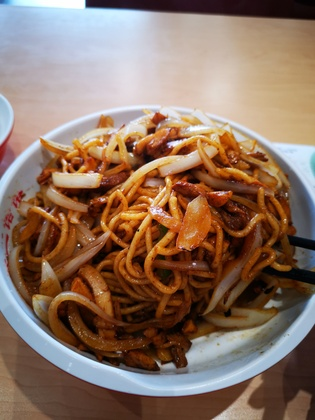
%> input picture data/IMG_20230909_131745.jpg, 315 x 420 px, shrunk from 2736 x 3648 before the run; its folder holds only this picture in this run
$ octave Demo_JPEGcodec.m   (GNU Octave 9; MATLAB toolbox functions it lacks are replaced by stand-ins)
%> lines starting %> are read from the running program, lines starting %| are printed output that depends on the picture
### tools/func_rgb2yuv.m
function out = func_rgb2yuv( im_in)
    % rgb转yuv
    % BT.601-4标准
    im = double(im_in);
    out(:,:,1) =  0.299*im(:,:,1) + 0.587*im(:,:,2) + 0.114*im(:,:,3);
    out(:,:,2) = -0.169*im(:,:,1) - 0.331*im(:,:,2) + 0.5  *im(:,:,3) +128; % +128转到0-255
    out(:,:,3) =  0.5  *im(:,:,1) - 0.419*im(:,:,2) - 0.081*im(:,:,3) +128;
    %out = uint8(out);
end

### method/func_image_compress_JEPG.m
function im_idct = func_image_compress_JEPG(img_yuv,conf)

[m_img,n_img,z_img] = size(img_yuv);
%% 对色度图像下采样
img_yuv_samp = func_subsampling_420(img_yuv);

%% 对图像分为8*8并DCT变换
im_dct = func_dct(img_yuv_samp);

%% 量化 丢弃不显著信息分量
% 使用JPEG2000推荐的标准亮度量化表和标准色差量化表
quantified =  func_quantization(im_dct,conf.quality_scale);

%% zigzag
% 对每??8*8块进行z形编码，形成????64*1的向??
% ??要对y,cb,cr三个通道中进行操作，??以这??步会生成64*4096*3的矩??
zigzag=[ 1  2  9 17 10  3  4 11
    18 25 33 26 19 12  5  6
    13 20 27 34 41 49 42 35
    28 21 14  7  8 15 22 29
    36 43 50 57 58 51 44 37
    30 23 16 24 31 38 45 52
    59 60 53 46 39 32 40 47
    54 61 62 55 48 56 63 64];
order = reshape(zigzag',1,64);
for i=1:3
    ch = quantified(:,:,i);
    % im2col()可将每个8*8子块展成??个列向量，再将不同子块生成的列向量拼在一??
    col_block = im2col(ch, [8 8], 'distinct');
    after_zigzag(:,:,i) = col_block(order,:);
end

%% rlc
% ??64*4096*3的数据中每个通道的数据排成一列，转换??26214*3的数据，再对每个通道分别做游程编??
% （???，出现次数）分别存在rlc_count_和rlc_value_??
% 每个通道被编码为count、value两个分量，一共三个???道，所以一共有6个分??
col_vec_y = after_zigzag(:,:,1);
col_vec_y = col_vec_y(:);
col_vec_cb = after_zigzag(:,:,2);
col_vec_cb = col_vec_cb(:);
col_vec_cr = after_zigzag(:,:,3);
col_vec_cr = col_vec_cr(:);
[rlc_count_y,rlc_value_y] = rlc_enc(col_vec_y);
[rlc_count_cb,rlc_value_cb] = rlc_enc(col_vec_cb);
[rlc_count_cr,rlc_value_cr] = rlc_enc(col_vec_cr);

% 计算??下做完rlc的压缩情??
% count分量中的每个数字取???范围是[1,63]，可以用uint8存储
% value分量里存在负数，但能取到的???远小于256个，可以??单地加上??个偏移，再用uint8存储
% 总之，这里用到的变量个数*8即为RLC压缩后所??比特??
% 当quality_scale=0.5，RLC编码后压缩比达到10左右

uint8_count=size(rlc_count_y,2)+size(rlc_count_cb,2)+size(rlc_count_cr,2) * 2;
bitcost_rlc = uint8_count*8;
ratio_rlc = m_img*n_img*3*8 / bitcost_rlc;

%% huffman
% 对游程编码的6个分量分别做哈夫曼编??
% 以rlc_value_y分量为例，HC_Struct_value_y.HC_codes存储了编码表，HC_Struct_value_y.HC_tabENC存储了原始数据编码后的结??
% ALL_CELL 存储了（原符?? | 哈夫曼编码后的符?? | 该符号出现次数）
% MEAN_LEN 存储了平均码??
HC_Struct_count_y = whuffencode(rlc_count_y);
HC_Struct_count_cb = whuffencode(rlc_count_cb);
HC_Struct_count_cr = whuffencode(rlc_count_cr);

[HC_Struct_value_y, ALL_CELL,~,~,MEAN_LEN] = whuffencode(rlc_value_y);
HC_Struct_value_cb = whuffencode(rlc_value_cb);
HC_Struct_value_cr = whuffencode(rlc_value_cr);

%% inverse_huffman
% 编码函数会自动给原序列加上一个偏移???，使得送入编码器的序列不存在负数和0。所以解码时则需要将整个序列 + min(rlc_count_y) - 1
huffdecoded_count_y = whuffdecode(HC_Struct_count_y.HC_codes, HC_Struct_count_y.HC_tabENC) + min(rlc_count_y) - 1;
huffdecoded_count_cb = whuffdecode(HC_Struct_count_cb.HC_codes, HC_Struct_count_cb.HC_tabENC) + min(rlc_count_cb) - 1;
huffdecoded_count_cr = whuffdecode(HC_Struct_count_cr.HC_codes, HC_Struct_count_cr.HC_tabENC) + min(rlc_count_cr) - 1;

huffdecoded_value_y = whuffdecode(HC_Struct_value_y.HC_codes, HC_Struct_value_y.HC_tabENC) + min(rlc_value_y) - 1;
huffdecoded_value_cb = whuffdecode(HC_Struct_value_cb.HC_codes, HC_Struct_value_cb.HC_tabENC) + min(rlc_value_cb) - 1;
huffdecoded_value_cr = whuffdecode(HC_Struct_value_cr.HC_codes, HC_Struct_value_cr.HC_tabENC) + min(rlc_value_cr) - 1;

% 计算??下做完huffman的压缩情??
% HC_tabENC内存放的是二进制序列，求其长度则可获得编码所??比特??
% 当quality_scale=0.5，哈夫曼编码后压缩比达到16左右
bitcost_huffman = length(HC_Struct_count_y.HC_tabENC) + length(HC_Struct_count_cb.HC_tabENC)+ length(HC_Struct_count_cr.HC_tabENC) ...
    + length(HC_Struct_value_y.HC_tabENC) + length(HC_Struct_value_cb.HC_tabENC) + length(HC_Struct_value_cr.HC_tabENC);
ratio_huffman = m_img*n_img*3*8 / bitcost_huffman;

%% inverse_rlc
inverse_rlc_y = rlc_dec(huffdecoded_count_y,huffdecoded_value_y);
inverse_rlc_y = reshape(inverse_rlc_y, size(after_zigzag(:,:,1),1), size(after_zigzag(:,:,1),2));
inverse_rlc_cb = rlc_dec(huffdecoded_count_cb,huffdecoded_value_cb);
inverse_rlc_cb = reshape(inverse_rlc_cb, size(after_zigzag(:,:,1),1), size(after_zigzag(:,:,1),2));
inverse_rlc_cr = rlc_dec(huffdecoded_count_cr,huffdecoded_value_cr);
inverse_rlc_cr = reshape(inverse_rlc_cr, size(after_zigzag(:,:,1),1), size(after_zigzag(:,:,1),2));
inverse_rlc = cat(3,inverse_rlc_y,inverse_rlc_cb,inverse_rlc_cr);

%% inverse_zigzag
rev = zeros(1,64);
for k = 1:length(order)
    rev(k) = find(order==k);
end

for i=1:3
    ch = inverse_rlc(:,:,i);
    rearrange = ch(rev,:);
    inverse_zigzag(:,:,i) = col2im(rearrange, [8 8], [m_img n_img], 'distinct');
end

%% inverse_quantization
iquantified = func_iquantization(inverse_zigzag, conf.quality_scale);

%% IDCT
im_idct = func_idct(iquantified);

### tools/func_subsampling_420.m
function out = func_subsampling_420( im)
    out = im;
    % 转换列
    out(:, 2:2:end, 2) = out(:, 1:2:end-1, 2);
    out(:, 2:2:end, 3) = out(:, 1:2:end-1, 3);
    % 转换行
    out(2:2:end, :, 2) = out(1:2:end-1, :, 2);
    out(2:2:end, :, 3) = out(1:2:end-1, :, 3);
end

### tools/func_dct.m
function out = func_dct(image)
    T = dctmtx(8); % 8*8DCT
    % dctmtx(N)可以生成N*N的DCT变换矩阵。
    % 对图像进行二维DCT变换有两种方法：
    %   1 直接使用dct2()函数。
    %   2 用dctmtx()获取DCT变换矩阵，再T×A×T'。反变换T'×A×T
    func=@(block) T*block.data*T';
    for i=1:3
        out(:,:,i) = blockproc(image(:,:,i), [8 8], func);
        % blkproc函数为分块操作函数，即对所有8*8的块执行DCT。
        % 对于不能整除的情况，会自动用0填充右边缘和下边缘，
        % 在计算结束后自动删除它们
    end
end

### Demo_JPEGcodec.m
%% �������
% ���˲��� www.aomanhao.top
% Github https://github.com/AomanHao
% CSDN https://blog.csdn.net/Aoman_Hao
%--------------------------------------


clear;
close all;
clc;

addpath('./method/');
addpath('./tools/');
pathname = './data/';

img_conf = dir(pathname);
img_name = {img_conf.name};
img_num = numel({img_conf.name})-2;

data_type = 'bmp'; % raw: raw data
%bmp: bmp data
conf.savepath = './result/';
if ~exist(conf.savepath,'var')
    mkdir(conf.savepath)
end

conf.remake=[];
for i = 1:img_num
    switch data_type
        case 'bmp'
            name = split(img_name{i+2},'.');
            conf.imgname = name{1};
            conf.imgtype = name{2};
            img = imread([pathname,img_name{i+2}]);
%> img is the input picture: size 420x315x3 uint8; mean R, G, B 139.6, 113.4, 96.9
            figure;imshow(img);
            img_in = double(img);
            [m_img,n_img,z_img] = size(img_in);
%> m_img = 420; n_img = 315; z_img = 3
    end

    if z_img == 3
        img_yuv =func_rgb2yuv(img_in);
%> in func_rgb2yuv, `out(:,:,1) =  0.299*im(:,:,1) + 0.587*im(:,:,2) + 0.114*im(:,:,3);`:
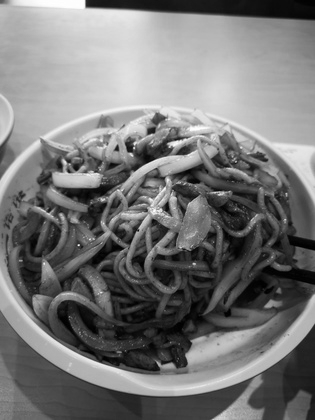
%> out: size 420x315 double; min 0.228, max 255, mean 119.4
%> in func_rgb2yuv, `out(:,:,3) =  0.5  *im(:,:,1) - 0.419*im(:,:,2) - 0.081*im(:,:,3) +128;`:
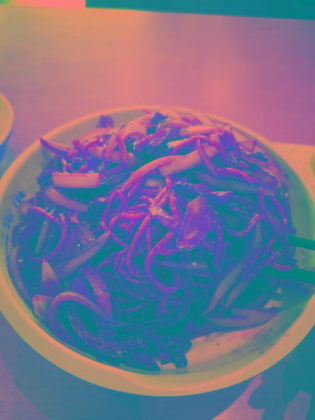
%> out: size 420x315x3 double; mean R, G, B 119.4, 115.3, 142.4
    else
        img_yuv(:,:,1) = img_in;
        img_yuv(:,:,2) = 0;
        img_yuv(:,:,3) = 0;
    end

    compress_method = 'jepg';
    switch compress_method
        case 'jepg'
            %% ͼ��ѹ��
            conf.quality_scale = 0.5; % 0-1֮���ѹ������
            im_idct = func_image_compress_JEPG(img_yuv,conf);
%> the run ends on the next line
